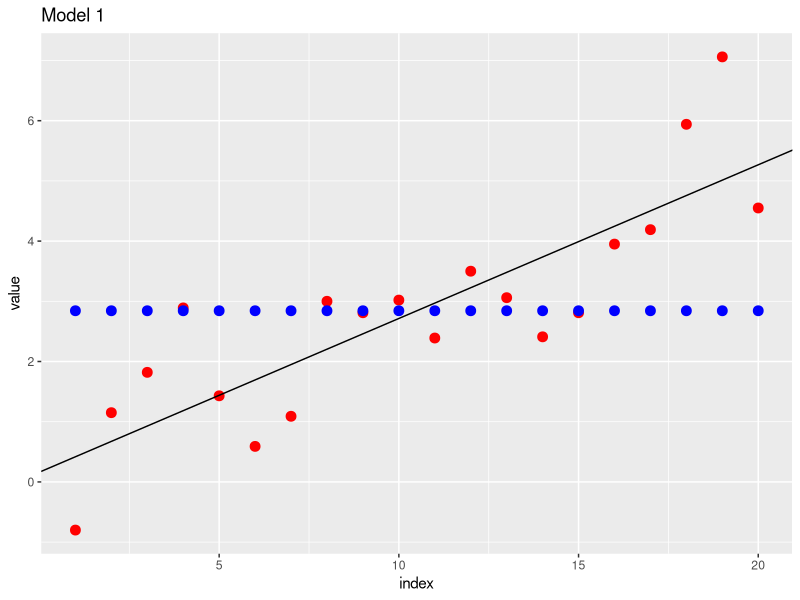
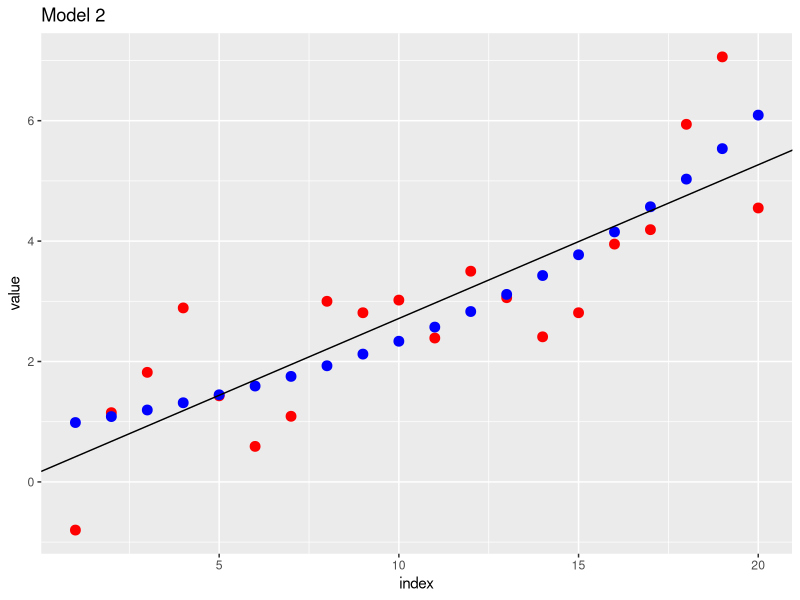
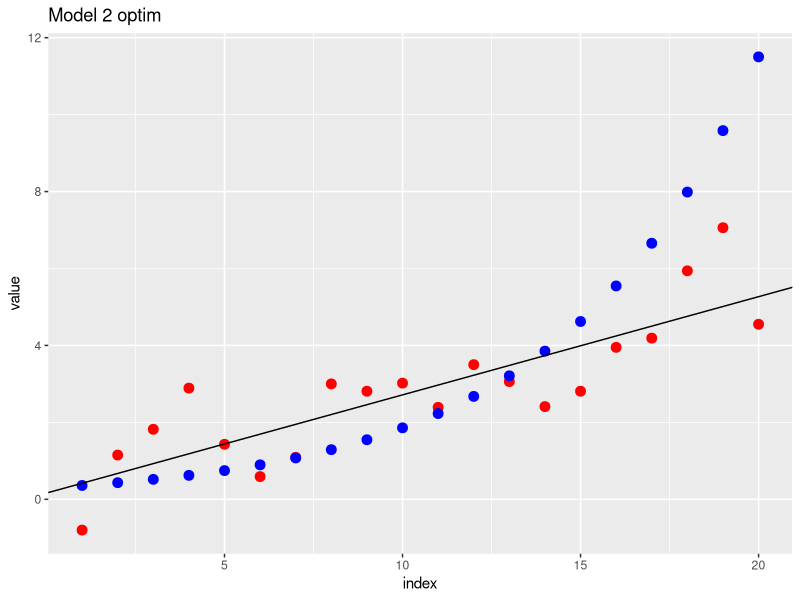
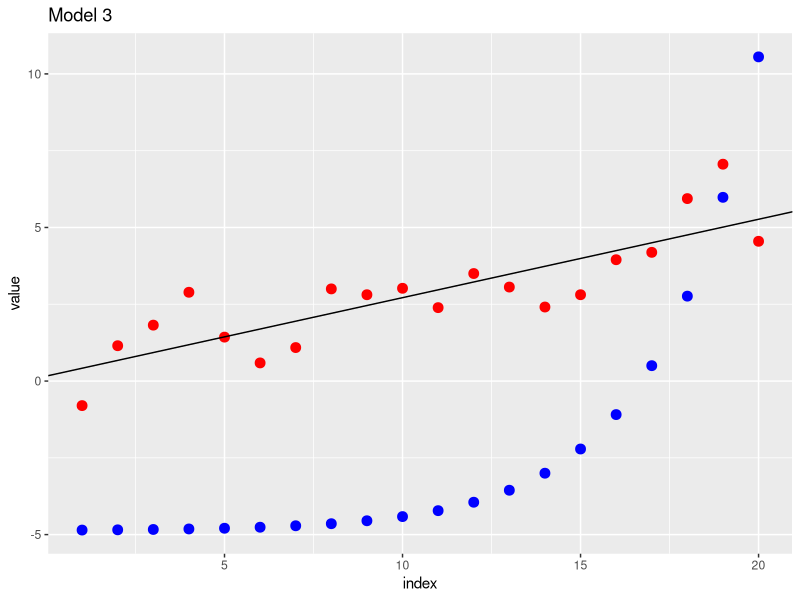
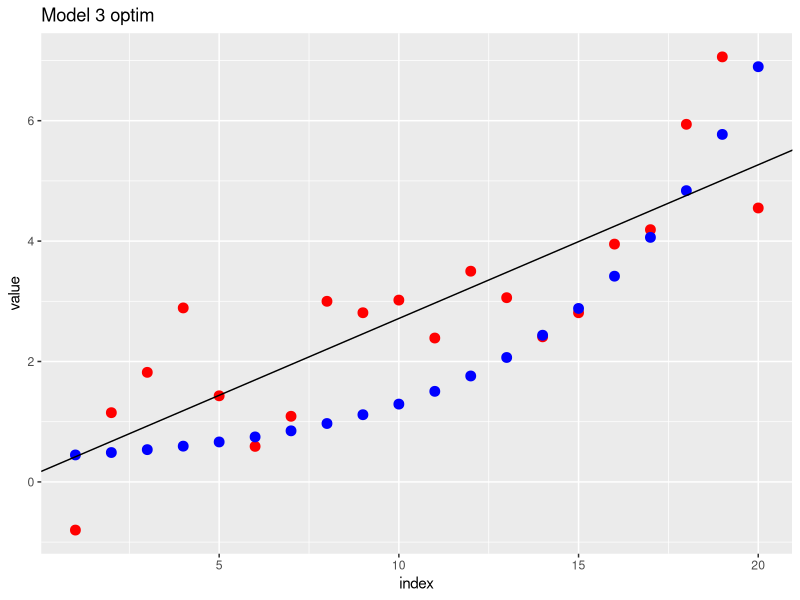

These charts were generated, in order, by the following R code:
## ---- chunk 1
knitr::opts_chunk$set(echo = TRUE)

library(numDeriv)
library(tidyverse)

## ---- chunk 2
n <- 20
bv <- c(0,1)
x_i <- 1:n
beta_nul <- 1
y_i <- c(-0.8, 1.15, 1.82, 2.89, 1.43, 0.59, 1.09, 3.00, 2.81, 3.02, 2.39, 3.50, 3.06, 2.41, 2.81, 3.95, 4.19, 5.94, 7.06, 4.55)
crit <- pchisq(0.95, df = 2, lower.tail = FALSE)
beta <- function(b,c1 = 1,c2 = 0) {
  b ^ (c1 * x_i + c2)
}

ell <- function(ab) {
  log(prod(exp((-( ab[1] * ab[2]^x_i - y_i)^2)/2 )))
}


param_optim <- optim(bv, ell)$par
ell_mle <- ell(c(param_optim[1], param_optim[2]))

m2lognorm <- - 2 * (ell(c(param_optim[1], 1)) / ell_mle)


resulthypotese_optim <- m2lognorm <=crit 
j22y <- 1 / (sum(param_optim[1] * (2 * x_i - 1) * beta(param_optim[2],2,-1) * x_i) -
                 sum(param_optim[1] * x_i *(x_i - 1)* beta(param_optim[2], 1, 0 ) * y_i))
waldtestb_optim <- (param_optim[2]-beta_nul)^2/ j22y
p_waldtest_b_optim <- 2*pnorm(abs(waldtestb_optim), lower.tail = FALSE)
conff1b_optim <- matrix(nrow=1, ncol=2)
conff1b_optim[,1] <- param_optim[2] - 1.96 * sqrt(abs(j22y))
conff1b_optim[,2] <- param_optim[2] + 1.96 * sqrt(abs(j22y))
cat("Was beta0 inside the confidence interval", "\n")
confresulb_optim <- which(conff1b_optim[,1] < beta_nul & conff1b_optim[,2] > beta_nul) 
length(confresulb_optim)
cat("Did beta0 pass the waldtest?", "\n")
p_waldtest_b_optim>=0.05
cat("Was m2lognorm less than the critical value?", "\n")
sum(resulthypotese_optim)


## ---- chunk 3
crit <- pchisq(0.95, df = 3, lower.tail = FALSE)
gamma_nul <- 0
likelihood_v <- function(abg) {
  log(prod(exp((- ( (abg[1] * abg[2]^x_i +abg[3] )  -y_i)^2)/2)))
}
param_optim <- optim(c(0,1,0), likelihood_v)$par
lmle_optim <- likelihood_v(c(param_optim[1],param_optim[2], param_optim[3]))

m2lognorm <- -2 * (likelihood_v(c(param_optim[1], param_optim[2], 0)) / lmle_optim)

j33y <- 1 / 20
resulthypotese_optim <- m2lognorm<=crit 
waldtestg_optim <- (param_optim[3]-gamma_nul)^2/ j33y
p_waldtest_g_optim <- 2*pnorm(abs(waldtestg_optim), lower.tail = FALSE)
conff1g_optim <- matrix(nrow=1, ncol=2)
conff1g_optim[,1] <- param_optim[3] - 1.96 * sqrt(abs(j33y))
conff1g_optim[,2] <- param_optim[3] + 1.96 * sqrt(abs(j33y))
cat("Was gamma0 inside the confidence interval", "\n")
confresulg_optim <- which(conff1g_optim[,1] < gamma_nul & conff1g_optim[,2] > gamma_nul) 
length(confresulg_optim)
cat("Did gamma0 pass the waldtest?", "\n")
p_waldtest_g_optim>=0.05
cat("Was n2lognorm less than the critical value?", "\n")
sum(resulthypotese_optim)

## ---- chunk 4
n <- 20
bv <- c(0,1,0)
x_i <- 1:n
# y_i <- rnorm(n, mean = ab[1] * ab[2]^x_i, sd = 1)
# y_i <- rnorm(n, 0, sd = 1)
y_i <- c(-0.8, 1.15, 1.82, 2.89, 1.43, 0.59, 1.09, 3.00, 2.81, 3.02, 2.39, 3.50, 3.06, 2.41, 2.81, 3.95, 4.19, 5.94, 7.06, 4.55)

likelihood_m1 <- function(ab) {
  prod(exp((((ab[1]) - y_i)^2)/2))
}
likelihood_m1(bv)
optim(bv[1], likelihood_m1, method = "BFGS")


likelihood_m2 <- function(ab) {
  prod(exp((((ab[1] * ab[2] ^ x_i) - y_i
  ) ^ 2) / 2))
}
likelihood_m2(bv)
optim(bv[1:2], likelihood_m2, control=list(fnscale=-1))

likelihood_m3 <- function(ab) {
  prod(exp((((ab[1] * ab[2] ^ x_i + ab[3]) - y_i
  ) ^ 2) / 2))
}
likelihood_m3(bv)
optim(bv, likelihood_m3)

## ---- chunk 5

x_icount <- 20
n <- 1
x_i <- 1:20
a_nul <- 0
beta_nul <- 1
p_waldtest_b <- rep(0,n)
conff1b <- matrix(nrow=n, ncol=2)
betahat <- rep(0,n)
ahat <- rep(0,n)
bstar <- 2
resulthypotese <- rep(0,n)
crit = pchisq(0.05,df=2,lower.tail = FALSE)
beta <- function(b,c1,c2 = 0) {
  b ^ (c1 * x_i + c2)
}

yi <- c(-0.8, 1.15, 1.82, 2.89, 1.43, 0.59, 1.09, 3.00, 2.81, 3.02, 2.39, 3.50, 3.06, 2.41, 2.81, 3.95, 4.19, 5.94, 7.06, 4.55)
likelihood <- function(a,b) {
  1 / sqrt(2*pi)^x_icount * prod(exp((( a * b ^x_i -yi)^2)/2))
}

s <- function(b) {
  a <- sum(yi)/sum(beta(b,1,0))
  - sum( a^2 * beta(b,2,-1) * x_i)  +  sum(a * x_i * beta(b,1,-1) * yi)
}

i <- function(b) {
  a <- sum(yi)/sum(beta(b,1))
  ma <- sum(a ^ 2 * 2 * (x_i-1) * beta(b,2,-2) * x_i)-sum(a ^ 2 * x_i * (x_i-1) * beta(b,2,-2))
  ma^(-1)
}

intim <- function(b, funk1, funk2) {
  score <- funk1 
  fish <- funk2 
  bk <- b
  itt <-0
  itt1 <- 0
  itt2 <- 0 
  while(abs(score(bk) * fish(bk))>0.001) {
    itt<- itt + 1
    bk = bk + fish(bk) * score(bk)
    if (!is.finite(score(bk))==TRUE | !is.finite((fish(bk)))==TRUE) {
      cat("ERROR!", "\n")
      itt2 <- 1
      break
    }
    if (itt>5000) {
      cat("break", "\n")
      itt1 <- 1
      break(intim)
    }
  }
  c(bk,itt, itt1, itt2)
}
resultatintim <- intim(bstar, s, i)
betahat <-  resultatintim[1] 
ahat <- sum(yi)/sum(beta(betahat,1,0))
lmle <- likelihood(ahat,betahat)

lognorm <- function(a,b) {
  -2*log(likelihood(a,b)/lmle)
}

resulthypotese <- lognorm(ahat, beta_nul)<=crit #Alpha afhænger af beta, beta_nul indsættes 
j22y <- 1 / (sum(ahat * (2 * x_i - 1) * beta(betahat,2,-1) * x_i) -
               sum(ahat * x_i *(x_i - 1)* beta(betahat, 1, 0 ) * yi))
waldtestb <- (betahat-beta_nul) ^ 2 / j22y
p_waldtest_b <- 2*pnorm(abs(waldtestb), lower.tail = FALSE)
conff1b[,1] <- betahat - 1.96 * sqrt(abs(j22y))
conff1b[,2] <- betahat + 1.96 * sqrt(abs(j22y))
cat("Was beta0 inside the confidence interval", "\n")
confresulb <- which(conff1b[,1] < beta_nul & conff1b[,2] > beta_nul) 
length(confresulb)
cat("Did beta0 pass the waldtest?", "\n")
p_waldtest_b>=0.05
cat("Was n2lognorm less than the critical value?", "\n")
sum(resulthypotese)







likelihood_v <- function(ab) {
   1 / sqrt(2*pi)^x_icount * prod(exp(((( ab[1] * ab[2]^x_i) -yi)^2)/2))
}
param_optim <- optim(c(0,1), likelihood_v)$par
lmle_optim <- likelihood(param_optim[1],param_optim[2])

lognorm_optim <- function(ab) {
  -2*log(likelihood_v(ab)/lmle_optim)
}

resulthypotese_optim <- lognorm_optim(c(param_optim[1], beta_nul))<=crit 
j22y <- 1 / (sum(param_optim[1] * (2 * x_i - 1) * beta(param_optim[2],2,-1) * x_i) -
               sum(param_optim[1] * x_i *(x_i - 1)* beta(param_optim[2], 1, 0 ) * yi))
waldtestb_optim <- (param_optim[2]-beta_nul)^2/ j22y
p_waldtest_b_optim <- 2*pnorm(abs(waldtestb_optim), lower.tail = FALSE)
conff1b_optim <- matrix(nrow=1, ncol=2)
conff1b_optim[,1] <- param_optim[2] - 1.96 * sqrt(abs(j22y))
conff1b_optim[,2] <- param_optim[2] + 1.96 * sqrt(abs(j22y))
cat("Was beta0 inside the confidence interval", "\n")
confresulb_optim <- which(conff1b_optim[,1] < beta_nul & conff1b_optim[,2] > beta_nul) 
length(confresulb_optim)
cat("Did beta0 pass the waldtest?", "\n")
p_waldtest_b_optim>=0.05
cat("Was n2lognorm less than the critical value?", "\n")
sum(resulthypotese_optim)

## ---- chunk 6
x_i <- 1:20
y_data <-
  c(
    -0.8,
    1.15,
    1.82,
    2.89,
    1.43,
    0.59,
    1.09,
    3.00,
    2.81,
    3.02,
    2.39,
    3.50,
    3.06,
    2.41,
    2.81,
    3.95,
    4.19,
    5.94,
    7.06,
    4.55
  )

para_m1 <- mean(y_data)
para_m2 <- 0.896082 * 1.100582 ^ x_i
para_m3 <- 0.01361894 * 1.421363 ^ x_i - 4.871604
para_m1_optim <- 2.842996
para_m2_optim <- 0.3 * 1.2 ^ x_i
para_m3_optim <- 0.1629630 * 1.2037037 ^ (x_i) + 0.2518519

(para_m1 - y_data) %*% (para_m1 - y_data)
(para_m2 - y_data) %*% (para_m2 - y_data)
(para_m3 - y_data) %*% (para_m3 - y_data)
(para_m1_optim - y_data) %*% (para_m1_optim - y_data)
(para_m2_optim - y_data) %*% (para_m2_optim - y_data)
(para_m3_optim - y_data) %*% (para_m3_optim - y_data)

abline <-
  coef(lm(y ~ x, data = data.frame(
    x = 1:length(y_data), y = y_data
  )))
abline_plot <- geom_abline(intercept = abline[1], slope = abline[2])
test_plot_m1 <-
  data.frame(
    x = 1:length(y_data),
    y = seq(min(y_data, para_m1), max(y_data, para_m1), length = length(y_data)),
    y_data = y_data,
    fit_mean = para_m1
  )
ggplot(test_plot_m1, aes(x, y)) +
  geom_point(
    inherit.aes = FALSE,
    aes(x, y_data),
    color = "red",
    size = 3
  ) +
  geom_point(
    inherit.aes = FALSE,
    aes(x, para_m1),
    color = "blue",
    size = 3
  ) +
  labs(x = "index", y = "value", title = "Model 1") +
  abline_plot

test_plot_m2 <-
  data.frame(
    x = 1:length(y_data),
    y = seq(min(y_data, para_m2), max(y_data, para_m2), length = length(y_data)),
    y_data = y_data,
    fit_mean = para_m2
  )
ggplot(test_plot_m2, aes(x, y)) +
  geom_point(
    inherit.aes = FALSE,
    aes(x, y_data),
    color = "red",
    size = 3
  ) +
  geom_point(
    inherit.aes = FALSE,
    aes(x, para_m2),
    color = "blue",
    size = 3
  ) +
  labs(x = "index", y = "value", title = "Model 2") +
  abline_plot

test_plot_m2_optim <-
  data.frame(
    x = 1:length(y_data),
    y = seq(
      min(y_data, para_m2_optim),
      max(y_data, para_m2_optim),
      length = length(y_data)
    ),
    y_data = y_data,
    fit_mean = para_m2_optim
  )
ggplot(test_plot_m2_optim, aes(x, y)) +
  geom_point(
    inherit.aes = FALSE,
    aes(x, y_data),
    color = "red",
    size = 3
  ) +
  geom_point(
    inherit.aes = FALSE,
    aes(x, para_m2_optim),
    color = "blue",
    size = 3
  ) +
  labs(x = "index", y = "value", title = "Model 2 optim") +
  abline_plot

test_plot_m3 <-
  data.frame(
    x = 1:length(y_data),
    y = seq(min(y_data, para_m3), max(y_data, para_m3), length = length(y_data)),
    y_data = y_data,
    fit_mean = para_m3
  )
ggplot(test_plot_m3, aes(x, y)) +
  geom_point(
    inherit.aes = FALSE,
    aes(x, y_data),
    color = "red",
    size = 3
  ) +
  geom_point(
    inherit.aes = FALSE,
    aes(x, para_m3),
    color = "blue",
    size = 3
  ) +
  labs(x = "index", y = "value", title = "Model 3") +
  abline_plot

test_plot_m3_optim <-
  data.frame(
    x = 1:length(y_data),
    y = seq(
      min(y_data, para_m3_optim),
      max(y_data, para_m3_optim),
      length = length(y_data)
    ),
    y_data = y_data,
    fit_mean = para_m3_optim
  )
ggplot(test_plot_m3_optim, aes(x, y)) +
  geom_point(
    inherit.aes = FALSE,
    aes(x, y_data),
    color = "red",
    size = 3
  ) +
  geom_point(
    inherit.aes = FALSE,
    aes(x, para_m3_optim),
    color = "blue",
    size = 3
  ) +
  labs(x = "index", y = "value", title = "Model 3 optim") +
  abline_plot


